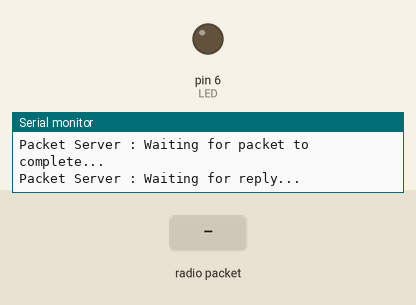
Recording of a sketch running on a simulated Arduino Uno, built with avr-gcc and run on an emulated ATmega328P. On the bench: output pins drawn as LEDs (lit = HIGH), the last lines printed to the serial monitor. Dashed ring = blinking. The test bench sets the inputs (shaded band). No radio packets arrive unless stated; pins used as bus, display or sensor lines are not drawn.

Above: at 1.3 s.
1.4 s: radio packet "1" arrives
At 2.54 s:
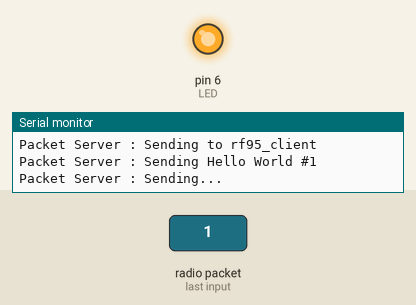
3.9 s: radio packet "0" arrives
6.2 s: radio packet "2" arrives
At 13.1 s:
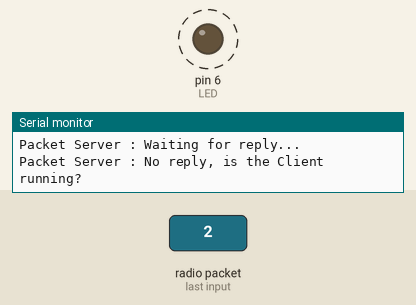
Timing chart, 0 to 14.7 s (numbered marks = the images above; inputs shaded):
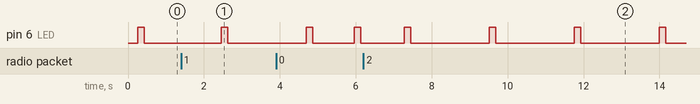

The sketch:

_2017_08-rc-radio-send.ino
```cpp
#include <SPI.h>
#include <RH_RF95.h>

#define RFM95_CS 10
#define RFM95_RST 9
#define RFM95_INT 2

#define RF95_FREQ 915.0

int LED  = 6;
#define ledDelay 100

RH_RF95 rf95(RFM95_CS, RFM95_INT);

void setup()
{
  pinMode(LED, OUTPUT);
  pinMode(RFM95_RST, OUTPUT);
  digitalWrite(RFM95_RST, HIGH);

  while (!Serial);
  Serial.begin(9600);
  delay(100);

  Serial.println("Packet Server : Send (Arduino LoRa RF95)");

  // manual reset
  digitalWrite(RFM95_RST, LOW);
  delay(10);
  digitalWrite(RFM95_RST, HIGH);
  delay(10);

  while (!rf95.init()) {
    Serial.println("Packet Server : LoRa radio init failed");
    while (1);
  }
  Serial.println("Packet Server : LoRa radio init OK!");

  if (!rf95.setFrequency(RF95_FREQ)) {
    Serial.println("Packet Server : setFrequency failed");
    while (1);
  }
  Serial.print("Set Freq to: "); Serial.println(RF95_FREQ);

// you can set transmitter powers from 5 to 23 dBm:
  rf95.setTxPower(23, true);
}

int16_t packetnum = 0;  // packet counter, we increment per xmission

void loop()
{
    // Send a message to the client radio
  Serial.println("Packet Server : Sending to rf95_client");

  char radiopacket[20] = "Hello World #      ";

  itoa(packetnum++, radiopacket+13, 10);

  Serial.print("Packet Server : Sending "); Serial.println(radiopacket);

  radiopacket[19] = 0;

  Serial.println("Packet Server : Sending..."); delay(10);
  rf95.send((uint8_t *)radiopacket, 20);
  digitalWrite(LED, HIGH);

       delay(ledDelay);
  Serial.println("Packet Server : Waiting for packet to complete..."); delay(10);
  rf95.waitPacketSent();
  // wait for client reply
  digitalWrite(LED, LOW);

  uint8_t buf[RH_RF95_MAX_MESSAGE_LEN];
  uint8_t len = sizeof(buf);

  Serial.println("Packet Server : Waiting for reply..."); delay(10);
  if (rf95.waitAvailableTimeout(1000))
  {
    // the message responce from client
    if (rf95.recv(buf, &len))
   {


      Serial.println("Packet Server : Got reply");
      Serial.println((char*)buf);
      Serial.print("Packet Server : RSSI: ");
      Serial.println(rf95.lastRssi(), DEC);


    }
    else
    {
      Serial.println("Packet Server : Receive failed");
    }
  }
  else
  {
    Serial.println("Packet Server : No reply, is the Client running?");
  }
  delay(1000);
}
```

Measured:
- by itself, pin 6 (LED): alternates HIGH for 0.17 s and LOW for 2.1 s
